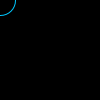
Frame 1 (no input)
Frame 60 (the mouse pressed at the canvas centre just before this capture): identical to frame 1, image omitted
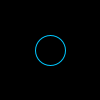
Frame 120 (the mouse held since frame 60 and released just before this capture)

The Processing sketch that drew these frames (run headless with seeded random() and noise(); from frame 60 on, the mouse is pressed at the canvas centre):

// Processing sketch: sketch_141010a
// ── sketch_141010a.pde
color c = color(0,200,255);

void setup() {
  noFill();
}

void draw() {
  background(0);
  stroke(c);
  ellipse(mouseX, mouseY, 30, 30);

  //change value of c every 600 frames
  if (frameCount%600 == 0) {
    c = color(random(255), random(255), random(255));
  }
}
